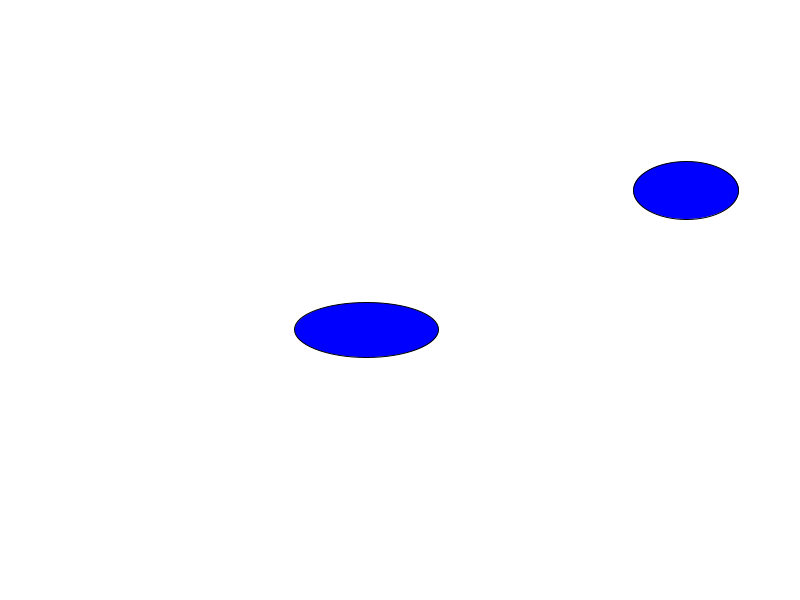
Frame 1 (no input)
Frame 60 (the mouse pressed at the canvas centre just before this capture): identical to frame 1, image omitted
Frame 120 (the mouse held since frame 60 and released just before this capture): identical to frame 1, image omitted

The Processing sketch that drew this single still picture (run headless with seeded random() and noise(); from frame 60 on, the mouse is pressed at the canvas centre):

// Processing sketch: main
// ── main.pde
PVector posA, posB, sizeA, sizeB;

void setup()
{
  size(800, 600);
  RandomizePosition();
}
void draw()
{
  background(255);
  DetectCircleCollision();
  DrawCircle();
}
void keyPressed()
{
  switch (str(key).toLowerCase())
  {
    case "r":
      RandomizePosition();
      break;
  }
}

void RandomizePosition()
{
  sizeA = new PVector(random(25, 150), random(25, 150));
  sizeB = new PVector(random(25, 150), random(25, 150));
  
  posA = new PVector(random(width), random(height));
  posB = new PVector(random(width), random(height));
}
void DetectCircleCollision()
{
  var dX = posA.x - posB.x;
  var dY = posA.y - posB.y;
  var distance = sqrt(dX * dX + dY * dY);

  if (distance < sizeA.x / 2 + sizeB.x / 2)
    fill(255, 0, 0);
  else
    fill(0, 0, 255);
}
void DrawCircle()
{
  ellipse(posA.x, posA.y, sizeA.x, sizeA.y);
  ellipse(posB.x, posB.y, sizeB.x, sizeB.y);
}
